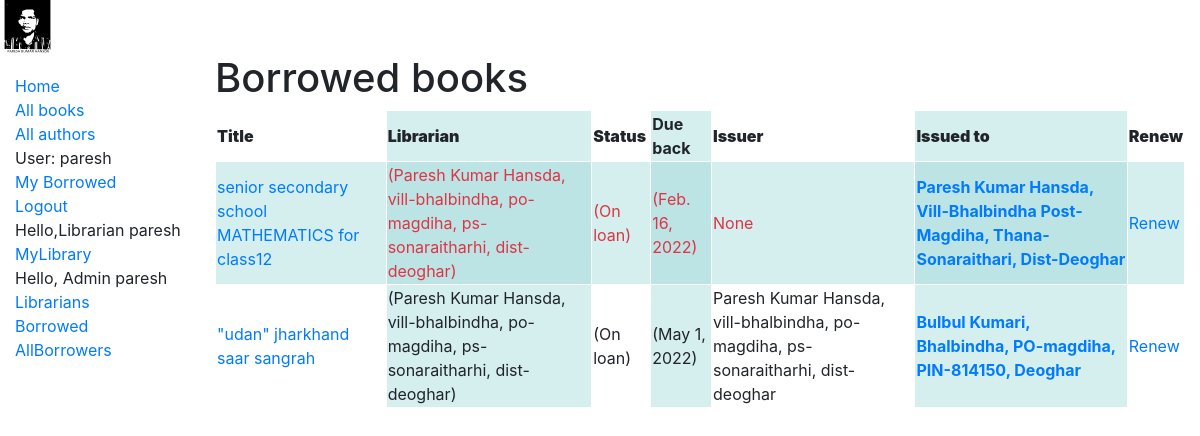
The page /catalog/loaned/ (signed in) on the database its author committed.
### catalog/models.py (models this page shows, shortened)
class BookInstance(models.Model):
    id = models.UUIDField(primary_key=True, default=uuid.uuid4, help_text='Unique ID for this particular book across whole library')
    book = models.ForeignKey('Book', on_delete=models.RESTRICT, null=True)
    imprint = models.CharField(max_length=200)
    due_back = models.DateField(null=True, blank=True)
    LOAN_STATUS = (
        ('m', 'Maintenance'),
        ('o', 'On loan'),
        ('a', 'Available'),
        ('r', 'Reserved'),
    )
    status = models.CharField(
        max_length=1,
        choices=LOAN_STATUS,
        blank=True,
        default='m',
        help_text='Book availability',
    )
    class Meta:
        ordering = ['due_back']
        permissions = (("can_mark_returned", "Set book as returned"),)
    borrower = models.ForeignKey(Borrower, on_delete=models.SET_NULL, null=True, blank=True)
    librarian = models.ForeignKey(Librarian,on_delete=models.PROTECT,editable=False, null=True,blank=False)
    issuer=models.ForeignKey(Librarian,on_delete=models.PROTECT,editable=True,related_name="issue_by",blank=True,null=True)
    @property
    def is_overdue(self):
        if self.due_back and date.today() > self.due_back:
            return True
        return False

class Book(models.Model):
    title = models.CharField(max_length=200)
    author = models.ForeignKey('Author', on_delete=models.SET_NULL, null=True)
    summary = models.TextField(max_length=1000, help_text='Enter a brief description of the book')
    isbn = models.CharField('ISBN', max_length=13, unique=True,
                             help_text='13 Character <a href="https://www.isbn-international.org/content/what-isbn">ISBN number</a>')
    genre = models.ManyToManyField(Genre, help_text='Select a genre for this book')
    language = models.ManyToManyField(Language, help_text='Select a language for this book')
    def display_genre(self):
        """Create a string for the Genre. This is required to display genre in Admin."""
        return ', '.join(genre.name for genre in self.genre.all()[:3])
    display_genre.short_description = 'Genre'
    def display_language(self):
        """Create a string for the Genre. This is required to display genre in Admin."""
        return ', '.join(language.name for language in self.language.all()[:3])
    display_language.short_description = 'Language'

class Librarian(models.Model):
    django_id=models.OneToOneField(User, on_delete=models.RESTRICT, null=True)
    identy=models.CharField(max_length=200)
    contact_no=models.CharField(max_length=100)
    facebook=models.CharField(max_length=200)
    whatsapp=models.CharField(max_length=200)
    name=models.CharField(max_length=200)
    address=models.CharField(max_length=200)
    def __str__(self):
        return f'{self.name}, {self.address}'

class Borrower(models.Model):
    django_id=models.OneToOneField(User, on_delete=models.RESTRICT, null=True, blank=True)
    identy=models.CharField(max_length=200)
    contact_no=models.CharField(max_length=100)
    facebook=models.CharField(max_length=200)
    whatsapp=models.CharField(max_length=200)
    name=models.CharField(max_length=200)
    address=models.CharField(max_length=200)
    def get_absolute_url(self):
        return reverse('borrower-detail', args=[str(self.id)])
    def __str__(self):
        return f'{self.name}, {self.address}'

### catalog/views.py (the view)
# urls.py: path('loaned/', views.LoanedBooksListView.as_view(), name='all-borrowed'),
class LoanedBooksListView(UserPassesTestMixin,generic.ListView):
    model = BookInstance
    template_name ='catalog/bookinstance_list_borrowed_user.html'
    def get_queryset(self):
        return BookInstance.objects.filter(status__exact='o')
    def test_func(self):
        return self.request.user.is_superuser

### catalog/templates/catalog/bookinstance_list_borrowed_user.html
{% extends "base_generic.html" %}
{% block content %}
    <h1>Borrowed books</h1>
    {% if bookinstance_list %}
  <table>
<tr>
<th><strong>Title</strong></th>
<th><strong>Librarian</strong></th>
<th><strong>Status</strong></th>
<th><stong>Due back</strong></th>
 <th><strong>Issuer</strong></th>
 <th><strong>Issued to</strong></th>
 <th><strong>Renew</strong></td>
</tr>
      {% for bookinst in bookinstance_list %}
    <tr class="{% if bookinst.is_overdue %}text-danger{% endif %}">
       <td> <a href="{% url 'book-detail' bookinst.book.pk %}">{{bookinst.book.title}}</a></td>
       <td>({{ bookinst.librarian }})</td>
       <td>({{ bookinst.get_status_display }})</td>
      <td>({{ bookinst.due_back }})</td>
      <td>{{bookinst.issuer}}</td>
       <td><a href="{{bookinst.borrower.get_absolute_url}}"><strong>{{bookinst.borrower}}</strong></a></td>
       <td> <a href="{% url "renew-book-librarian" bookinst.id %}">Renew</a></td>
</tr>
  {% endfor %}
</table>
    {% else %}
      <p>There are no books borrowed.</p>
    {% endif %}
{% endblock %}

### catalog/templates/base_generic.html (shortened to what this page needs)
<!DOCTYPE html>
<html lang="en">
<head>
  <link rel="stylesheet" href="https://cdn.jsdelivr.net/npm/bootstrap@4.5.3/dist/css/bootstrap.min.css">
  {% load static %}
  <link rel="stylesheet" href="{% static 'css/style.css' %}">
  <img src="{% static 'catalog/pkh.svg' %}" alt="paresh" style="width:55px;height:54px;">
</head>
<body>
  <div class="container-fluid">
    <div class="row">
      <div class="col-sm-2">
      {% block sidebar %}
        <ul class="sidebar-nav">
          <li><a href="{% url 'index' %}">Home</a></li>
          <li><a href="{% url 'books'%}">All books</a></li>
          <li><a href="{% url 'authors'%}">All authors</a></li>
   {% if user.is_authenticated %}
     <li>User: {{ user.get_username }}</li>
     <li><a href="{% url 'my-borrowed' %}">My Borrowed</a></li>
     <li><a href="{% url 'logout'%}?next={{request.path}}">Logout</a></li>
   {% else %}
     <li><a href="{% url 'login'%}?next={{request.path}}">Login</a></li>
   {% endif %}
{% if user.is_staff %}
<li>Hello,Librarian {{ user.get_username }}</li>
<li><a href="{% url "my-loaned" %}">MyLibrary</a></li>
{% if user.is_superuser %}
<li>Hello, Admin {{ user.get_username }}</li>
<li><a href="{% url "librarians" %}">Librarians </a></li>
<li><a href="{% url "all-borrowed" %}">Borrowed</a></li>
<li><a href="{% url "borrowers" %}">AllBorrowers </a></li>
{% endif %}
{% else %}
<li><p>Contact staff</p></li>
{% endif %}
</ul>
     {% endblock %}
      </div>
      <div class="col-sm-10 ">{% block content %}{% endblock %}</div>
    </div>
  </div>
</body>
</html>

### catalog/static/css/style.css (style rules this page uses)
.sidebar-nav { margin-top: 20px; padding: 0; list-style: none; }
table, th, td { border: 1px solid white; border-collapse: collapse; }
tr:nth-child(even) { background-color: rgba(150, 212, 212, 0.4); }
th:nth-child(even),td:nth-child(even) { background-color: rgba(150, 212, 212, 0.4); }

### rows shown on the page
BookInstance: book "senior secondary school MATHEMATICS for class12", librarian "Paresh Kumar Hansda, vill-bhalbindha, po-magdiha, ps-sonaraitharhi, dist-deoghar", status "On loan", due_back "Feb. 16, 2022", issuer "None", borrower "Paresh Kumar Hansda, Vill-Bhalbindha Post-Magdiha, Thana-Sonaraithari, Dist-Deoghar"
BookInstance: book "\"udan\" jharkhand saar sangrah", librarian "Paresh Kumar Hansda, vill-bhalbindha, po-magdiha, ps-sonaraitharhi, dist-deoghar", status "On loan", due_back "May 1, 2022", issuer "Paresh Kumar Hansda, vill-bhalbindha, po-magdiha, ps-sonaraitharhi, dist-deoghar", borrower "Bulbul Kumari, Bhalbindha, PO-magdiha, PIN-814150, Deoghar"

### other values the page prints
{{ user.get_username }} "paresh"
